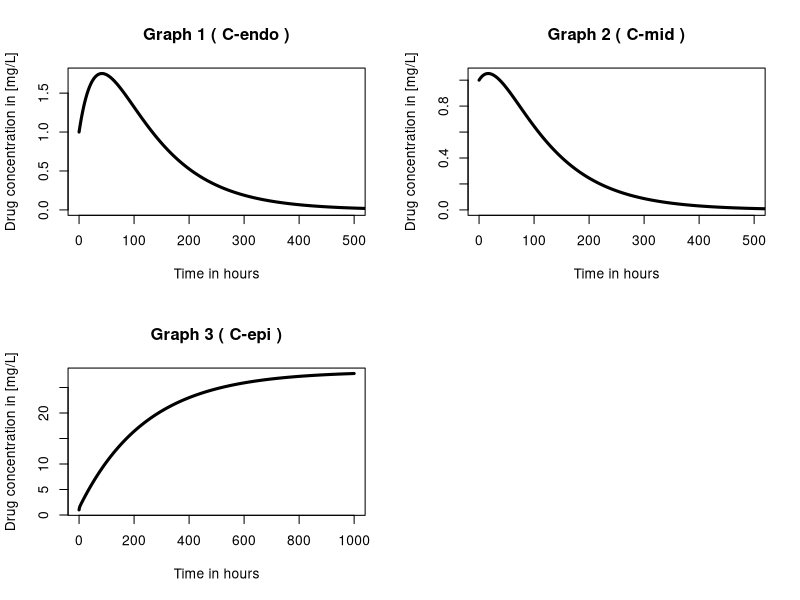

Generate this figure with R:
## ---- chunk 1
knitr::opts_chunk$set(echo = TRUE)
knitr::opts_chunk$set(tidy.opts=list(width.cutoff=60),tidy=TRUE)
## ---- chunk 2

# Parameters to be used in the PBPK function
parameters <- c(KPmid = 7.4,
                Qpf = 0.01,
                KPendo = 14.0,
                KPpf = 2.6,
                Car = 3 / 0.0257,
                fup = 0.05,
                KPepi = 3,
                fupf = 0.05,
                P = 0.78,
                BP = 1.04,
                Qhe = 1,
                CLuint2C9 = 0.079,
                CLuint2J2 = 0,
                CLuint = 4,
                CYP = 10,
                Wli = 20.9,
                MW = 55.825,
                MPPGL = 45,
                Whe = 225,
                CLint2C8_per_pmol = 0.072,
                CYP2C8 = 0.2,
                ISEF2C8 = 1,
                fumic = 1)


PBPK_func <- function(t, y, parms) {
    with(as.list(c(y, parms)),{
      
      #Equations 2A,B and C
      CLint2C8_per_mg = CLint2C8_per_pmol / CYP2C8
      CLint2C8 = CLint2C8_per_mg * Whe * 60
      CLuint2C9 = CLint2C8 * fumic * ISEF2C8
      
      #Equations 3A and B
      CLmHT = (((fup / BP) * CLuint * Qhe) / Qhe + (fup / BP) * CLuint)
      
      #Equations 4A,B,C and D
      dAepi_dt <- 0.01 * (Car - (Cepi / Cpf) * BP) - 1/3 * CLmHT * Cepi * 0.05 - 0.78 * (Cepi - 0.05 * Cpf)
      
      dAmid_dt <- 0.2 * ((Cmid / KPmid) * BP - (Cendo / KPendo) * BP) - 1/3 * CLmHT * Cmid * fup
      
      dAendo_dt <- 0.8 * ((Cmid / KPmid) * BP - (Cendo / KPendo) * BP) - 1/3 * CLmHT * Cmid * fup
      
      dApf_dt <- -P * (fup * Cpf - Cepi) + Qpf * (Car - (Cpf / KPpf) * BP)
      
      
      
      return(list(c(dAepi_dt, dAmid_dt, dAendo_dt, dApf_dt)))
       }
       )
}

# Set initial values
state <- c(Cepi = 1, Cmid = 1, Cendo = 1, Cpf = 1)
t <- seq(0, 1000, by = 1)
## ---- chunk 3
# Use the ode function from deSolve to create a line using our created function.
# We use the method: "lsode" to get a smooth curve.
out <- deSolve::ode(times = t, y = state, parms = parameters,
                    func = PBPK_func, method = "lsoda")

# Place figures in a nice square
par(mfrow = c(2,2) )

# Make a dataframe from the data of 'out'
out <- as.data.frame(out)
plot(out$time, out$Cendo, type = "l", lwd = 3, xlim=c(0,500), xlab = "Time in hours", ylab = "Drug concentration in [mg/L]", main = "Graph 1 ( C-endo )")
plot(out$time, out$Cmid, type = "l", lwd = 3, xlim=c(0,500), xlab = "Time in hours", ylab = "Drug concentration in [mg/L]", main = "Graph 2 ( C-mid )")
plot(out$time, out$Cepi, type = "l", lwd = 3, xlim=c(0,1000), xlab = "Time in hours", ylab = "Drug concentration in [mg/L]", main = "Graph 3 ( C-epi )")

## ---- chunk 4

# Parameters to be used in the PBPK function
parameters <- c(KPmid = 7.4,
                Qpf = 0.01,
                KPendo = 14.0,
                KPpf = 2.6,
                Car = 3 / 0.0257,
                fup = 0.05,
                KPepi = 3,
                fupf = 0.05,
                P = 0.78,
                BP = 1.04,
                Qhe = 1,
                CLuint2C9 = 0.079,
                CLuint2J2 = 0,
                CLuint = 4,
                CYP = 10,
                Wli = 20.9,
                MW = 55.825,
                MPPGL = 45,
                Whe = 225,
                CLint2C8_per_pmol = 0.072,
                CYP2C8 = 0.2,
                ISEF2C8 = 1,
                fumic = 1)


PBPK_func <- function(t, y, parms) {
    with(as.list(c(y, parms)),{
      
      #Equations 2A,B and C
      CLint2C8_per_mg = CLint2C8_per_pmol / CYP2C8
      CLint2C8 = CLint2C8_per_mg * Whe * 60
      CLuint2C9 = CLint2C8 * fumic * ISEF2C8
      
      #Equations 3A and B
      CLmHT = (((fup / BP) * CLuint * Qhe) / Qhe + (fup / BP) * CLuint)
      
      #Equations 4A,B,C and D
      dAepi_dt <- 0.05 * (Car - (Cepi / Cpf) * BP) - 1/3 * CLmHT * Cepi * 0.05 - 0.78 * (Cepi - 0.05 * Cpf)
      
      dAmid_dt <- 0.3 * ((Cmid / KPmid) * BP - (Cendo / KPendo) * BP) - 1/3 * CLmHT * Cmid * fup
      
      dAendo_dt <- 1 * ((Cmid / KPmid) * BP - (Cendo / KPendo) * BP) - 1/3 * CLmHT * Cmid * fup
      
      dApf_dt <- -P * (fup * Cpf - Cepi) + Qpf * (Car - (Cpf / KPpf) * BP)
      
      
      
      return(list(c(dAepi_dt, dAmid_dt, dAendo_dt, dApf_dt)))
       }
       )
}

# Set initial values
state <- c(Cepi = 1, Cmid = 1, Cendo = 1, Cpf = 1)
t <- seq(0, 300, by = 1)
